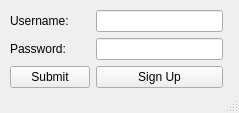
<?xml version="1.0" encoding="UTF-8"?>
<ui version="4.0">
 <class>LoginWindow</class>
 <widget class="QMainWindow" name="LoginWindow">
  <property name="geometry">
   <rect>
    <x>0</x>
    <y>0</y>
    <width>239</width>
    <height>113</height>
   </rect>
  </property>
  <property name="windowTitle">
   <string>Login</string>
  </property>
  <widget class="QWidget" name="centralwidget">
   <widget class="QWidget" name="">
    <property name="geometry">
     <rect>
      <x>10</x>
      <y>10</y>
      <width>213</width>
      <height>80</height>
     </rect>
    </property>
    <layout class="QFormLayout" name="formLayout">
     <item row="0" column="0">
      <widget class="QLabel" name="label">
       <property name="text">
        <string>Username:</string>
       </property>
      </widget>
     </item>
     <item row="0" column="1">
      <widget class="QLineEdit" name="usernameField"/>
     </item>
     <item row="1" column="0">
      <widget class="QLabel" name="label_2">
       <property name="text">
        <string>Password:</string>
       </property>
      </widget>
     </item>
     <item row="1" column="1">
      <widget class="QLineEdit" name="passwordField">
       <property name="echoMode">
        <enum>QLineEdit::Password</enum>
       </property>
      </widget>
     </item>
     <item row="2" column="0">
      <widget class="QPushButton" name="submit">
       <property name="text">
        <string>Submit</string>
       </property>
      </widget>
     </item>
     <item row="2" column="1">
      <widget class="QPushButton" name="signup">
       <property name="text">
        <string>Sign Up</string>
       </property>
      </widget>
     </item>
    </layout>
   </widget>
  </widget>
  <widget class="QStatusBar" name="statusbar"/>
 </widget>
 <resources/>
 <connections/>
</ui>
